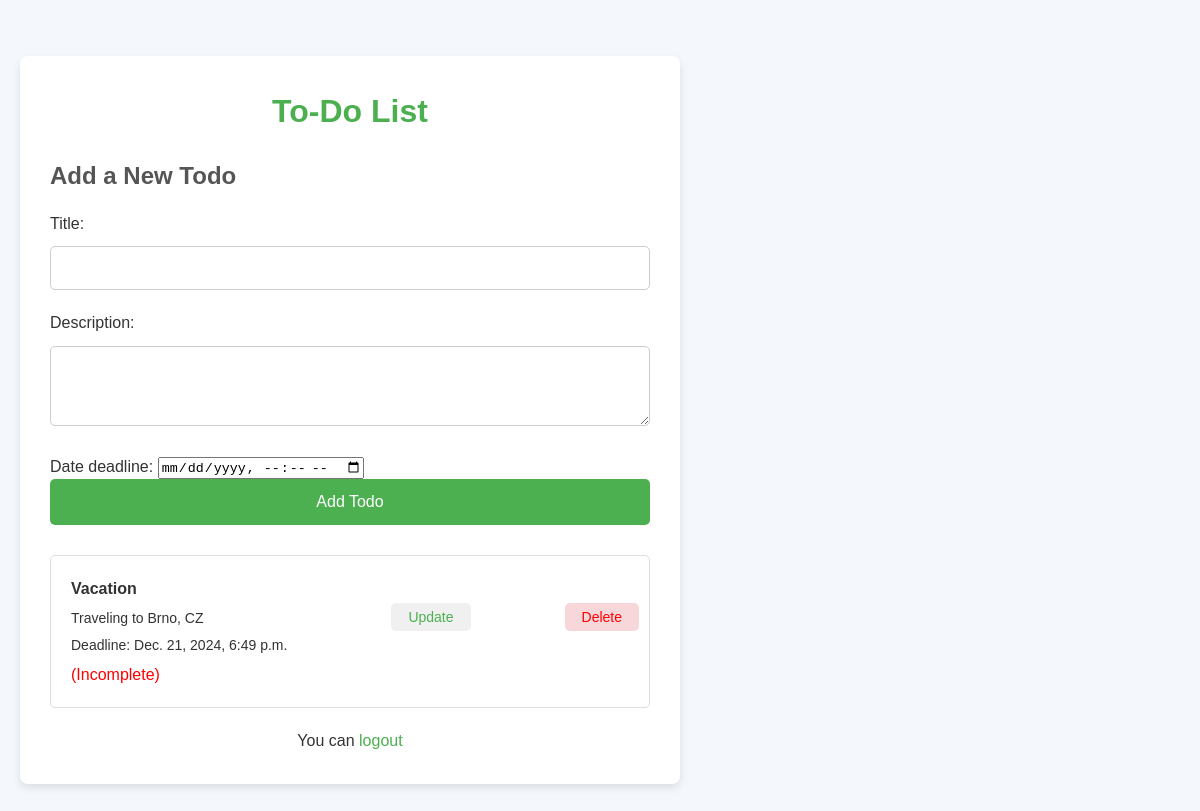
Page /todo/ (signed in) on the committed database.
### todo/models.py (models this page shows, shortened)
class Todo(models.Model):
    title = models.CharField(max_length=200, validators=[MinLengthValidator(5, "Todo title must contain at least 5 characters")])
    description = models.TextField(blank=True, null=True)
    date_deadline = models.DateTimeField()
    completed = models.BooleanField(default=False)
    user = models.ForeignKey(User, on_delete=models.CASCADE)  # link to the User model

### todo/views.py (the view, shortened to what this page needs)
# urls.py: path('', views.MainView.as_view(), name='todo_list'),  # list of all todos
class MainView(LoginRequiredMixin, View):
    def get(self, request):
        form = TodoForm()  # initialize the form
        todos = Todo.objects.filter(user=request.user)  # filter only the Todo items for the current user
        ctx = {'todo_list': todos, 'form': form}  # form included in the context
        return render(request, 'todo/todo_list.html', ctx)

### todo/forms.py
class TodoForm(forms.ModelForm):
    class Meta:
        model = Todo
        fields = ['title', 'description', 'date_deadline']
        widgets = {
            'description': forms.Textarea(attrs={'rows': 3, 'cols': 40}),
            'date_deadline': forms.DateTimeInput(attrs={'type': 'datetime-local'}),
        }

### todo/templates/todo/todo_list.html (shortened to what this page needs)
<!DOCTYPE html>
<html lang="en">
<head>
</head>
<body>
    <div class="container">
        <h1>To-Do List</h1>
        <h2>Add a New Todo</h2>
        <form method="POST">
            {{ form.as_p }}
            <button type="submit">Add Todo</button>
        </form>
        <ul>
            {% for task in todo_list %}
                <li>
                    <div>
                        <strong>{{ task.title }}</strong>
                        <p>{{ task.description }}</p>
                        <p>Deadline: {{ task.date_deadline }}</p>
                        {% if task.completed %}
                            <span class="completed">(Completed)</span>
                        {% else %}
                            <span class="incomplete">(Incomplete)</span>
                        {% endif %}
                    </div>
                    <form method="GET" action="{% url 'todo:update' task.pk %}" style="display:inline;">
                        <button type="submit" class="update-btn">Update</button>
                    </form>
                    <form method="POST" action="{% url 'todo:delete' task.pk %}" style="display:inline;">
                        <button type="submit" class="delete-btn">Delete</button>
                    </form>
                </li>
            {% endfor %}
        </ul>
        <p class="logout-link">You can <a href="{% url 'logout' %}?next={% url 'todo:open' %}">logout</a></p>
    </div>
</body>
</html>

### todo/templates/todo/todo_list.html (style rules this page uses)
body, h1, h2, p, a, ul, li, form { margin: 0; padding: 0; font-family: 'Arial', sans-serif; }
body { background-color: #f4f7fc; color: #333; font-size: 16px; line-height: 1.6; display: flex; justify-content: center; align-items: flex-start; min-height: 100vh; flex-direction: column; padding: 20px; }
.container { background-color: white; padding: 30px; border-radius: 8px; box-shadow: 0 4px 8px rgba(0, 0, 0, 0.1); width: 100%; max-width: 600px; }
h1 { color: #4CAF50; text-align: center; margin-bottom: 20px; }
h2 { color: #555; margin-bottom: 15px; }
form { margin-bottom: 30px; }
input[type="text"], input[type="date"], textarea { width: 100%; padding: 12px; margin: 10px 0 20px 0; border: 1px solid #ccc; border-radius: 5px; font-size: 16px; box-sizing: border-box; }
button { width: 100%; padding: 14px; background-color: #4CAF50; color: white; border: none; border-radius: 5px; font-size: 16px; cursor: pointer; }
ul { list-style-type: none; padding: 0; margin: 0; }
li { background-color: #fff; border: 1px solid #ddd; border-radius: 5px; padding: 20px; margin-bottom: 15px; display: flex; justify-content: space-between; align-items: center; }
li p { margin: 5px 0; font-size: 14px; }
.incomplete { color: red; }
.delete-btn, .update-btn { padding: 6px 12px; font-size: 14px; border-radius: 5px; cursor: pointer; transition: background-color 0.3s ease; margin-left: 10px; }
.delete-btn { background-color: #f8d7da; color: red; }
.update-btn { background-color: #f0f0f0; color: #4CAF50; }
p.logout-link { margin-top: 20px; text-align: center; }
p.logout-link a { color: #4CAF50; text-decoration: none; }

### rows in the picture
Todo: title "Vacation", description "Traveling to Brno, CZ", date_deadline "Dec. 21, 2024, 6:49 p.m.", completed "(Incomplete)"
